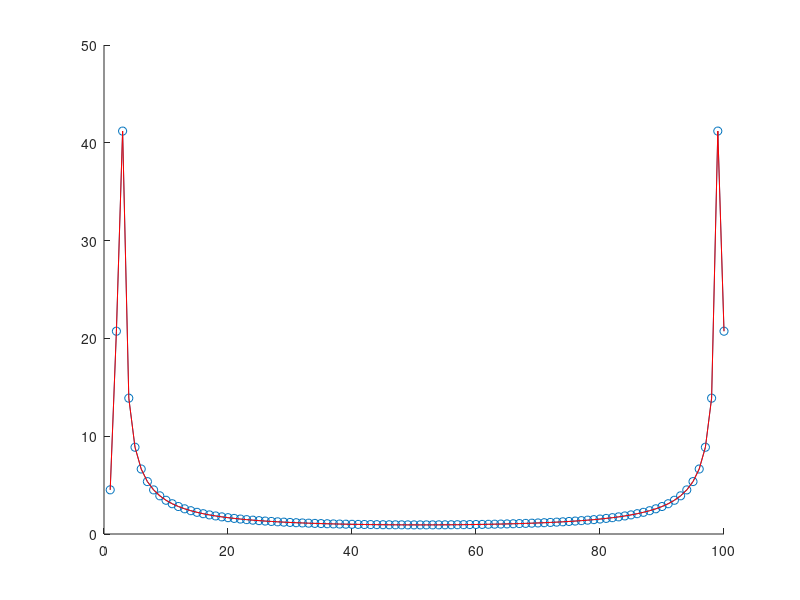

MATLAB code to generate this figure:
clear all, close all, clc
N=100;
xn=cos(0.1*[0:N-1])

X=zeros(1,N);
for k=1:N
    for n=1:N
        X(k)=xn(n)*exp(-j*(2*pi/N)*(k-1)*(n-1))+X(k);
    end
end

for n=1:N
    x(n)=0;
    for k=1:N
      x(n)=(1/N)*xn(k)*exp( j*2*pi*(k-1)*(n-1)/N)+x(n);
    end
end

figure
hold on
plot(abs(fft(xn)),'o-')

plot(abs(X),'r') 
